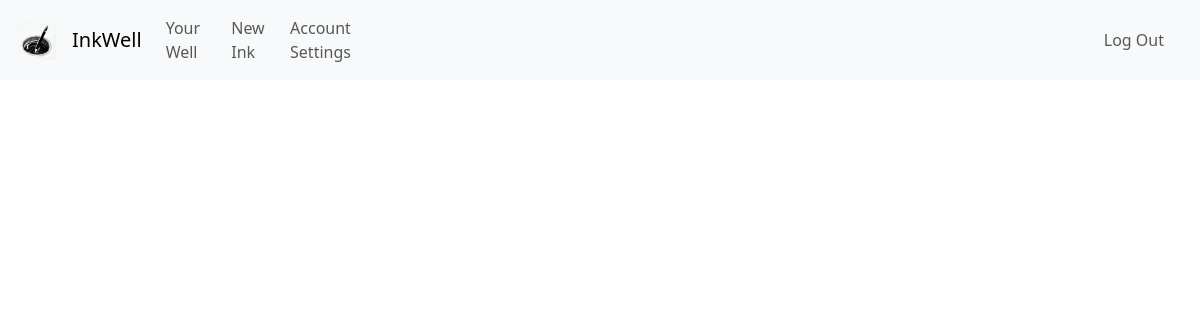
The app's page /ink_settings (signed in), older data.
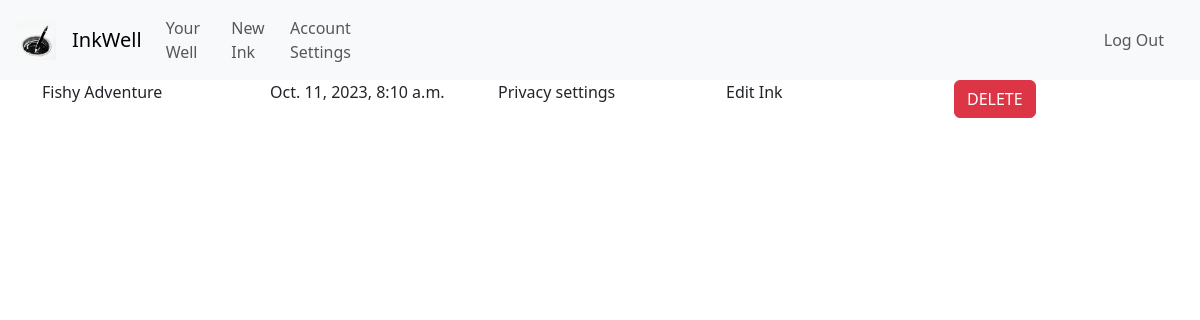
The same page, newer data.
### inkwell/models.py (models this page shows, shortened)
class Ink(models.Model):
    wellOrigin = models.ForeignKey(Well, on_delete=models.CASCADE, related_name="well_pk", default="")
    inkOwner = models.ForeignKey(User, on_delete=models.CASCADE, related_name="ink_owner", default="")
    coAuthors = models.ManyToManyField(User, related_name="CoAuthors",blank=True)
    privateStatus = models.BooleanField(default=False)
    updateStatus = models.BooleanField(default=False) # If the Ink is edited at least once, this changes to true
    ink_following = models.ManyToManyField(User, related_name="ink_following",blank=True)
    genre = models.CharField(max_length=64, default="")
    description = models.CharField(max_length=500, default="")
    title = models.CharField(max_length=64, default="")
    content = models.TextField()
    views = models.PositiveBigIntegerField(default=0)
    letterCount = models.PositiveBigIntegerField(default=0)
    creation_date = models.DateTimeField(default=timezone.now, editable=False)

### inkwell/views.py (the view)
# urls.py: path('ink_settings', views.ink_settings, name='ink_settings'),
@login_required
def ink_settings(request):
    retrieve_inks = Ink.objects.filter(inkOwner=request.user)
    return render(request, "inkwell/ink_settings.html", {
        "inks": retrieve_inks
    })

### inkwell/templates/inkwell/ink_settings.html
{% extends "inkwell/layout.html" %}
{% block body %}
<div class="container">
    {% for ink in inks %}
        <div class="row">
            <div class="col">
                {{ ink.title }}
            </div>
            <div class="col">
                {{ ink.creation_date }}
            </div>
            <div class="col">
                Privacy settings
            </div>
            <div class="col">
                Edit Ink
            </div>
            <div class="col">
                <button class="btn btn-danger">DELETE</button>
            </div>
        </div>
    {% endfor %}
</div>
{% endblock %}

Row changes from the older to the newer data that the page shows:
added Ink: title "Fishy Adventure", creation_date "Oct. 11, 2023, 8:10 a.m."
